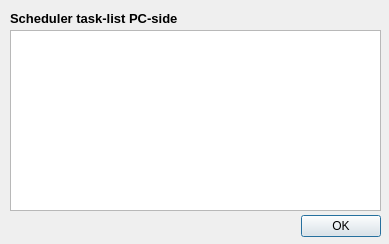
<?xml version="1.0" encoding="UTF-8"?>
<ui version="4.0">
 <class>DialogViewTaskList</class>
 <widget class="QDialog" name="DialogViewTaskList">
  <property name="geometry">
   <rect>
    <x>0</x>
    <y>0</y>
    <width>389</width>
    <height>244</height>
   </rect>
  </property>
  <property name="windowTitle">
   <string>Dialog</string>
  </property>
  <widget class="QDialogButtonBox" name="buttonBox">
   <property name="geometry">
    <rect>
     <x>290</x>
     <y>210</y>
     <width>91</width>
     <height>32</height>
    </rect>
   </property>
   <property name="orientation">
    <enum>Qt::Horizontal</enum>
   </property>
   <property name="standardButtons">
    <set>QDialogButtonBox::Ok</set>
   </property>
  </widget>
  <widget class="QTextEdit" name="teTaskList">
   <property name="geometry">
    <rect>
     <x>10</x>
     <y>30</y>
     <width>371</width>
     <height>181</height>
    </rect>
   </property>
   <property name="font">
    <font>
     <family>Courier New</family>
    </font>
   </property>
  </widget>
  <widget class="QLabel" name="label">
   <property name="geometry">
    <rect>
     <x>10</x>
     <y>10</y>
     <width>251</width>
     <height>16</height>
    </rect>
   </property>
   <property name="font">
    <font>
     <pointsize>10</pointsize>
     <weight>75</weight>
     <bold>true</bold>
    </font>
   </property>
   <property name="text">
    <string>Scheduler task-list PC-side</string>
   </property>
  </widget>
 </widget>
 <resources/>
 <connections>
  <connection>
   <sender>buttonBox</sender>
   <signal>accepted()</signal>
   <receiver>DialogViewTaskList</receiver>
   <slot>accept()</slot>
   <hints>
    <hint type="sourcelabel">
     <x>248</x>
     <y>254</y>
    </hint>
    <hint type="destinationlabel">
     <x>157</x>
     <y>274</y>
    </hint>
   </hints>
  </connection>
  <connection>
   <sender>buttonBox</sender>
   <signal>rejected()</signal>
   <receiver>DialogViewTaskList</receiver>
   <slot>reject()</slot>
   <hints>
    <hint type="sourcelabel">
     <x>316</x>
     <y>260</y>
    </hint>
    <hint type="destinationlabel">
     <x>286</x>
     <y>274</y>
    </hint>
   </hints>
  </connection>
 </connections>
</ui>
